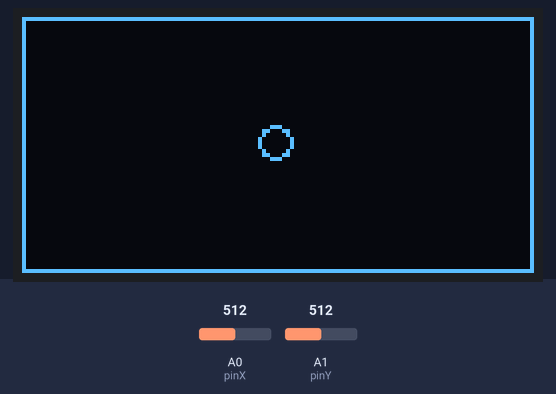
This sketch was run on a simulated Arduino Uno, built with avr-gcc and run on an emulated ATmega328P. On the bench: 128×64 one-colour display. The inputs (shaded band) are chosen by the test bench; at power-on: A0 (pinX) = 512, A1 (pinY) = 512.

Above: at 1.2 s.
1.3 s: A0 (pinX) set to 716
At 2.4 s:
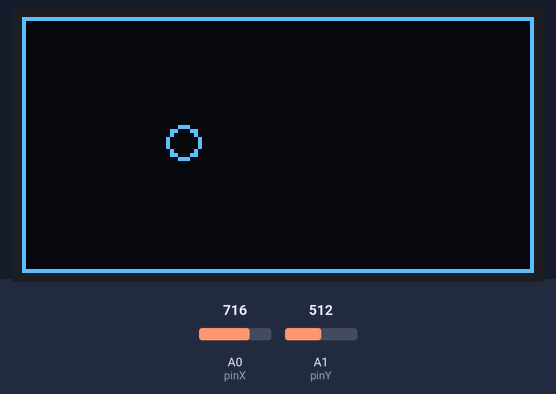
2.8 s: A1 (pinY) set to 716
At 3.4 s:
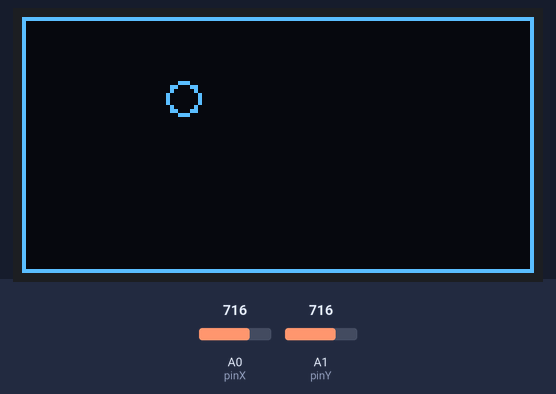
4.3 s: A0 (pinX) set to 900
At 5.5 s:
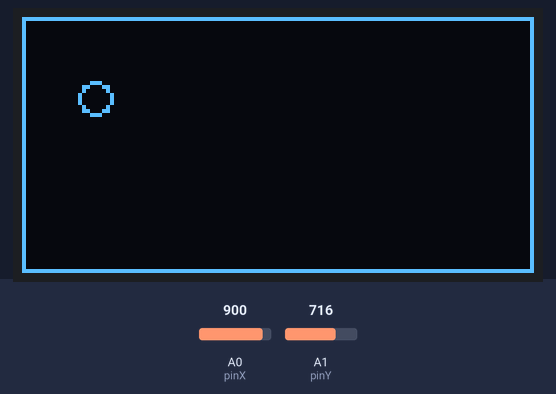
5.8 s: A1 (pinY) set to 900
At 6.4 s:
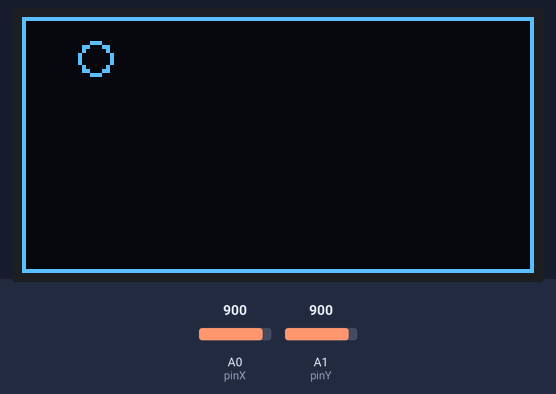
7.3 s: A0 (pinX) set to 1023
At 8.5 s:
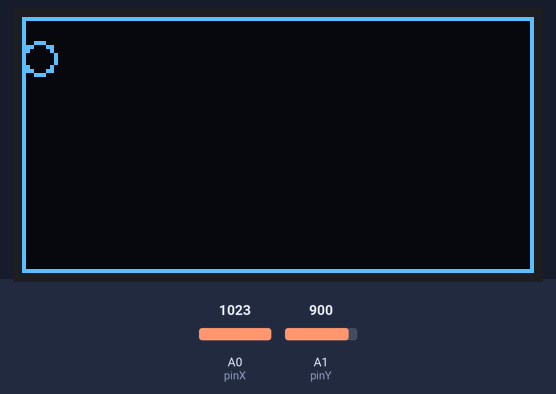
8.8 s: A1 (pinY) set to 1023
At 9.6 s:
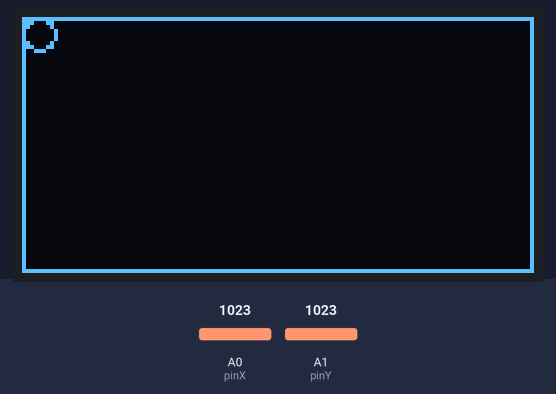
Timing chart, 0 to 11.3 s (numbered marks = the images above; inputs shaded):
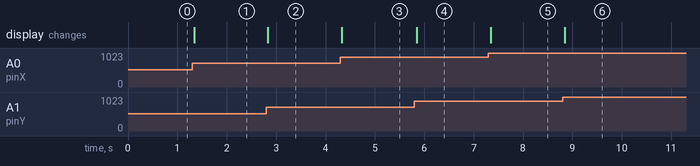

Measured:
- after the input at 1.3 s, the display: changes at once (image 1)
- after the input at 2.8 s, the display: changes at once (image 2)
- after the input at 4.3 s, the display: changes at once (image 3)
- after the input at 5.8 s, the display: changes after 0.05 s (image 4)
- after the input at 7.3 s, the display: changes after 0.05 s (image 5)
- after the input at 8.8 s, the display: changes after 0.05 s (image 6)

The sketch:

13-OLED_JoyStick.ino
```cpp
/*
   OLED_JoyStick
   摇杆控制OLED移动显示
*/
#include <Wire.h>
#include <Adafruit_GFX.h>
#include <Adafruit_SSD1306.h>

#define OLED_RESET     4
Adafruit_SSD1306 display(128, 64, &Wire, OLED_RESET);
#define pinX  A0
#define pinY  A1

//定义圆心和半径变量
int xCircle = 0;
int ycircle = 0;
int radius = 4;

void setup()
{
  display.begin(SSD1306_SWITCHCAPVCC, 0x3C);
  display.setTextColor(WHITE);//开像素点发光
  display.clearDisplay();//清屏
}

void loop()
{
  xCircle = map(analogRead(pinX), 1023, 0, radius, 128 - radius); //将X轴获取的AD值映射到oled的X显示方向
  ycircle = map(analogRead(pinY), 1023, 0, radius, 64 - radius); //将Y轴获取的AD值映射到oled的Y显示方向

  display.drawRect(0, 0, 128, 64, 1);//画矩形
  display.drawCircle(xCircle, ycircle , radius, 1); //画圆
  display.display();//开显示
  display.clearDisplay();//清屏
}
```
